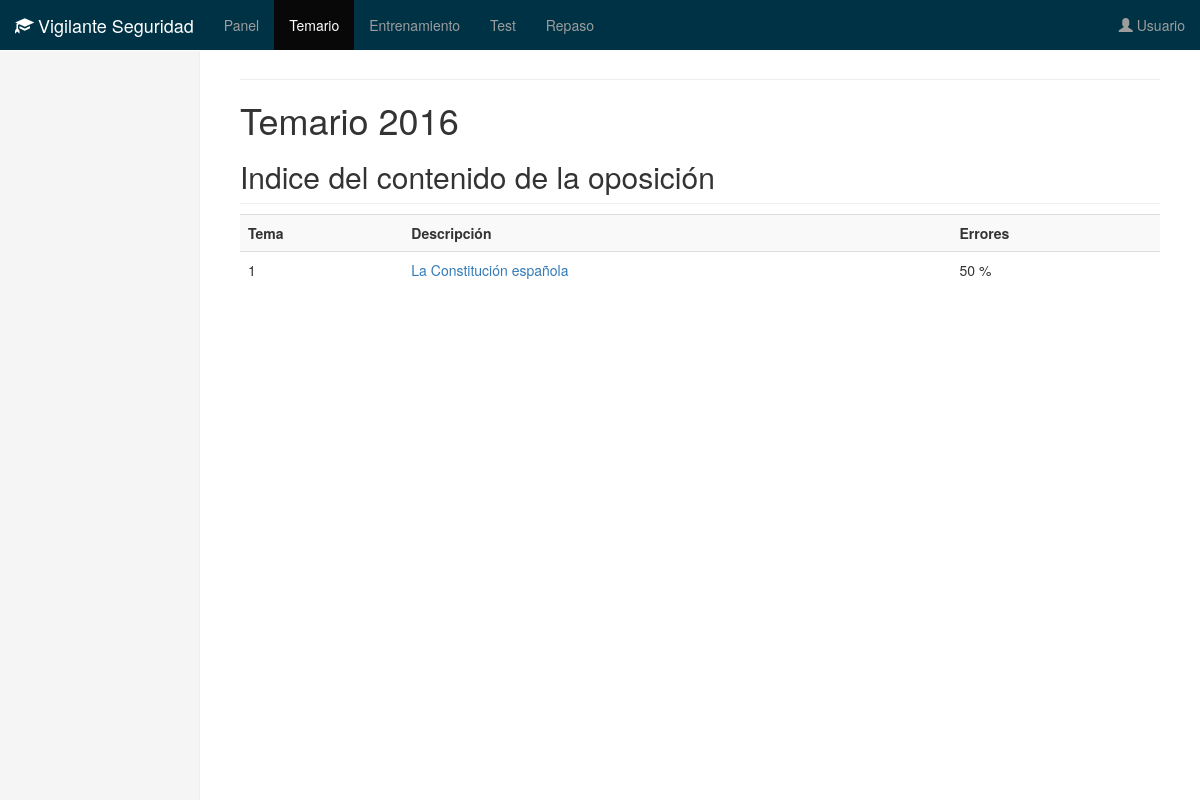
The app's page /panel/temario/, older data.
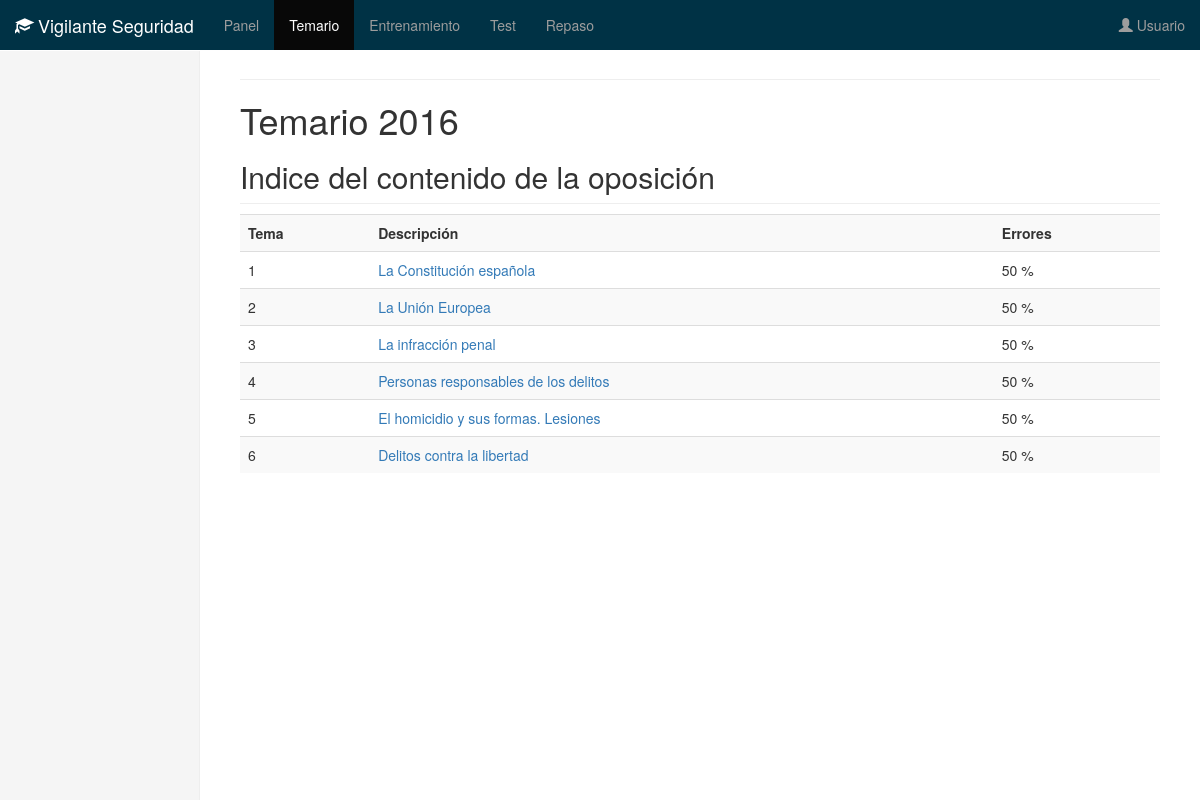
The same page, newer data.
### examen/models.py (models this page shows, shortened)
class Tema(models.Model):
	tema = models.IntegerField()
	categoria = models.CharField(max_length=100, blank=True, null=True)
	descripcion = models.CharField(max_length=200, blank=True)
	class Meta:
		ordering = ['tema']

### examen/views.py (the view)
# urls.py: url(r'^panel/temario/$', temario.as_view(), name='temario'),
class temario(ListView):
	template_name = 'temario.html'
	model = Tema

### examen/context_processors.py (called while the page is built)
def menu(request):
	menu = {'menu': [{'nombre': 'Panel', 'url': reverse('panel')}, {'nombre': 'Temario', 'url': reverse('temario')}, {'nombre': 'Entrenamiento', 'url': reverse('entrenamiento')}, {'nombre': 'Test', 'url': reverse('test')}, {'nombre': 'Repaso', 'url': reverse('repaso')}, ]}
	for item in menu['menu']:
		if request.path == item['url']:
			item['active'] = True
	return menu

### templates/temario.html
{% extends "base.html" %}
{% block page %}
	<h1>Temario 2016</h1>
{% endblock%}
{% block seccion %}
	<h2 class="sub-header">Indice del contenido de la oposición</h2>
	<table class="table table-striped">
	<tr>
		<th>Tema</th>
		<th>Descripción</th>
		<th>Errores</th>
	</tr>
	{% for tema in  object_list %}
		<tr>
			<td>{{ tema.tema }}</td>
			<td><a href="{{ tema.tema }}">{{ tema.descripcion }}</a></td>
			<td>50 %</td>
		</tr>
	{% endfor %}
	</table>
{% endblock seccion %}

### templates/base.html (shortened to what this page needs)
{% load staticfiles %}
<!DOCTYPE html>
<html lang="en">
  <head>
    <link href="{% static "css/bootstrap.min.css" %}" rel="stylesheet">
    <link href="{% static "css/dashboard.css" %}" rel="stylesheet">
  </head>
  <body>
    {% include "barra-nav.html" %}
    <div class="container-fluid">
      <div class="row">
        <div class="col-sm-3 col-md-2 sidebar">
        </div>
        <div class="col-sm-9 col-sm-offset-3 col-md-10 col-md-offset-2 main">
          <h1 class="page-header">{% block titulopagina %} {% endblock titulopagina %}</h1>
          {% block page %}
          {% endblock page %}
         {% block seccion %}
         {% endblock seccion %}
        </div>
      </div>
    </div>
  </body>
</html>

### templates/barra-nav.html (shortened to what this page needs)
<nav class="navbar navbar-inverse navbar-fixed-top">
  <div class="container-fluid">
    <div class="navbar-header">
      <a class="navbar-brand" href="/"><span class="glyphicon glyphicon-education" aria-hidden="true"></span>  Vigilante Seguridad</a>
    </div>
    <div id="navbar" class="navbar-collapse collapse">
        {% include "menu.html" %}
      <ul class="nav navbar-nav navbar-right">
        <li><a href="#"><span class="glyphicon glyphicon-user" aria-hidden="true"></span>  Usuario</a> </li>
      </ul>
    </div>
  </div>
</nav>

### templates/menu.html
<ul class="nav navbar-nav">
  {% for enlace in menu %}
    <li {% if enlace.active %}class="active"{% endif %}><a href="{{ enlace.url }}">{{ enlace.nombre }}</a></li>
  {% endfor %}
</ul>

### static/css/dashboard.css (style rules this page uses)
body { padding-top: 50px; }
.sub-header { padding-bottom: 10px; border-bottom: 1px solid #eee; }
.navbar-fixed-top { border: 0; }
.navbar-inverse { background-color: #003245; }
.sidebar { display: none; }
@media (min-width: 768px) { .sidebar { position: fixed; top: 51px; bottom: 0; left: 0; z-index: 1000; display: block; padding: 20px; overflow-x: hidden; overflow-y: auto; background-color: #f5f5f5; border-right: 1px solid #eee; } }
.main { padding: 20px; }
@media (min-width: 768px) { .main { padding-right: 40px; padding-left: 40px; } }
.main .page-header { margin-top: 0; }

Row changes from the older to the newer data that the page shows:
added Tema: tema "2", descripcion "La Unión Europea"
added Tema: tema "3", descripcion "La infracción penal"
added Tema: tema "4", descripcion "Personas responsables de los delitos"
added Tema: tema "5", descripcion "El homicidio y sus formas. Lesiones"
added Tema: tema "6", descripcion "Delitos contra la libertad"
